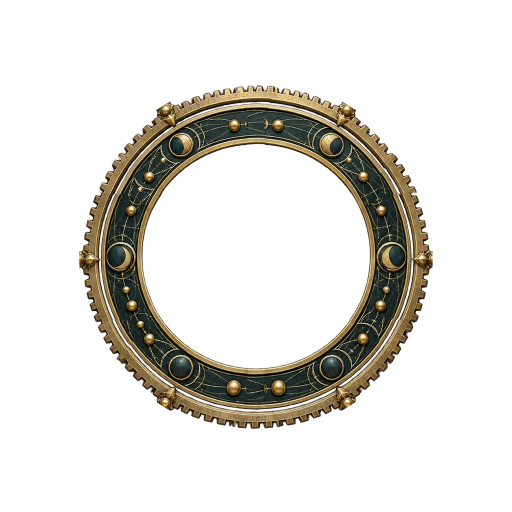
#> input picture client/src/assets/ui/wayfinder/arcane/wayfinder-arcane-inner.webp, 1024 x 1024 px, found by its file name (shown at 1/2 size)
$ python measure-ring-center.py client/src/assets/ui/wayfinder/arcane/wayfinder-arcane-inner.webp
#> lines starting #> are read from the running program, lines starting #| are printed output that depends on the picture
"""Measure how far a Wayfinder layer's art sits from its canvas centre.

The browser rotates each layer about the canvas centre, so any offset shows up
as a wobble. Two independent estimates, which should agree:

  rim fit     sub-pixel 50%-alpha crossings of the hole's rim along 1440 rays,
              least-squares circle fit with outlier (ornament) rejection.
  rotation    centre p minimising |layer - rotate(layer, deg, about p)| inside a
              radial band, i.e. exactly what the animation does.

Offsets are in pixels at the file's own resolution (+x right, +y down).

    python scripts/measure-ring-center.py client/src/assets/ui/wayfinder/arcane/wayfinder-arcane-inner.webp
"""

from __future__ import annotations

import argparse
import math

import numpy as np
from PIL import Image


def bilinear(img: np.ndarray, x: float, y: float) -> float:
    x0, y0 = int(x), int(y)
    fx, fy = x - x0, y - y0
    return (
        img[y0, x0] * (1 - fx) * (1 - fy)
        + img[y0, x0 + 1] * fx * (1 - fy)
        + img[y0 + 1, x0] * (1 - fx) * fy
        + img[y0 + 1, x0 + 1] * fx * fy
    )


def fit_circle(points: np.ndarray) -> tuple[float, float, float, np.ndarray]:
    x, y = points[:, 0], points[:, 1]
    solution = np.linalg.lstsq(np.c_[x, y, np.ones_like(x)], x * x + y * y, rcond=None)[0]
    cx, cy = solution[0] / 2, solution[1] / 2
    r = math.sqrt(solution[2] + cx * cx + cy * cy)
    return cx, cy, r, np.hypot(x - cx, y - cy) - r


def rim_fit(alpha: np.ndarray, r_from: float, r_to: float) -> tuple[float, float, float, float]:
    c = alpha.shape[0] / 2
    points = []
    for k in range(1440):
        theta = 2 * math.pi * k / 1440
        dx, dy = math.cos(theta), math.sin(theta)
        prev = None
        for r in np.arange(r_from, r_to, 0.25):
            a = bilinear(alpha, c + dx * r, c + dy * r)
            if prev is not None and prev < 0.5 <= a:
                rr = r - 0.25 * (a - 0.5) / (a - prev)
                points.append((c + dx * rr, c + dy * rr))
                break
            prev = a
    points_arr = np.array(points)
    cx, cy, r, residual = fit_circle(points_arr)
    for _ in range(3):
        points_arr = points_arr[np.abs(residual) < 2 * np.median(np.abs(residual)) + 0.5]
        cx, cy, r, residual = fit_circle(points_arr)
    return cx, cy, r, float(np.sqrt((residual ** 2).mean()))


def rotation_centre(image: Image.Image, degrees: float, band: tuple[float, float]) -> tuple[float, float, float, float]:
    size = image.width
    c = size / 2
    pixels = np.asarray(image, dtype=np.float64)
    yy, xx = np.mgrid[0:size, 0:size]
    radius = np.hypot(xx - c, yy - c)
    mask = (radius > band[0]) & (radius < band[1])

    def cost(px: float, py: float) -> float:
        rotated = image.rotate(degrees, resample=Image.BICUBIC, center=(px, py))
        return float(np.abs(np.asarray(rotated, dtype=np.float64) - pixels)[mask].mean())

    best = (cost(c, c), c, c)
    at_centre = best[0]
    step = 4.0
    while step >= 0.125:
        improved = True
        while improved:
            improved = False
            for dx, dy in ((step, 0), (-step, 0), (0, step), (0, -step)):
                value = cost(best[1] + dx, best[2] + dy)
                if value < best[0]:
                    best = (value, best[1] + dx, best[2] + dy)
                    improved = True
        step /= 2
    return best[1], best[2], best[0], at_centre


def main() -> None:
    parser = argparse.ArgumentParser()
    parser.add_argument("layer")
    parser.add_argument("--rim", nargs=2, type=float, default=(0.15, 0.37), metavar=("FROM", "TO"),
                        help="radius range to search for the hole rim, as fractions of width")
    parser.add_argument("--band", nargs=2, type=float, default=(0.21, 0.32), metavar=("FROM", "TO"),
                        help="radius band compared by the rotation test, as fractions of width")
    parser.add_argument("--angles", nargs="+", type=float, default=(60, 120, 180),
                        help="rotation test angles; use the ring's symmetry (180 always works)")
    args = parser.parse_args()

    image = Image.open(args.layer).convert("RGBA")
#> image is the input picture: PIL image 1024x1024 RGBA; mean R, G, B, A 19.3, 17.3, 12.2, 48.7
    size = image.width
#> size = 1024
    c = size / 2
#> c = 512
    alpha = np.asarray(image, dtype=np.float64)[..., 3] / 255
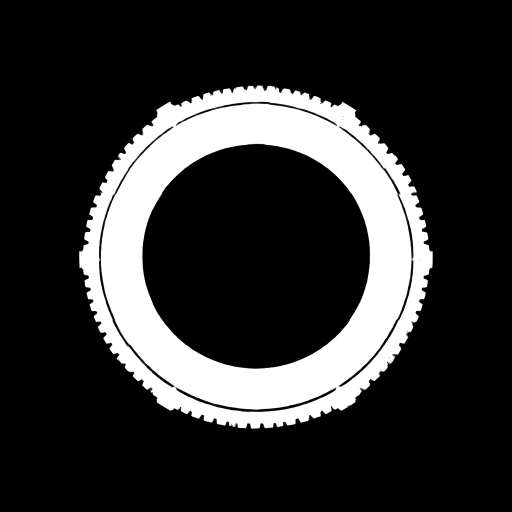
#> alpha: shape (1024, 1024) float64 (shown at 1/2 size); min 0, max 1, mean 0.191

    cx, cy, r, rms = rim_fit(alpha, args.rim[0] * size, args.rim[1] * size)
#> the loop in rim_fit, `for k in range(1440):` made 1440 passes
    print(f"rim fit     offset ({cx - c:+.2f}, {cy - c:+.2f}) px   r={r:.1f}  rms={rms:.2f}px")
#| rim fit     offset (-0.03, +0.01) px   r=226.2  rms=1.28px
    band = (args.band[0] * size, args.band[1] * size)
    for degrees in args.angles:
        px, py, best, at_centre = rotation_centre(image, degrees, band)
        print(f"rotate {degrees:>3g}  offset ({px - c:+.2f}, {py - c:+.2f}) px   mismatch {best:.1f} (vs {at_centre:.1f} at canvas centre)")
#> this loop made 3 passes
#| rotate  60  offset (+0.50, -1.00) px   mismatch 37.9 (vs 38.3 at canvas centre)
#| rotate 120  offset (+0.50, +0.50) px   mismatch 39.7 (vs 40.0 at canvas centre)
#| rotate 180  offset (+0.50, +0.50) px   mismatch 30.7 (vs 32.1 at canvas centre)
#> pass 1, in cost, `rotated = image.rotate(degrees, resample=Image.BICUBIC, center=(px, py))`:
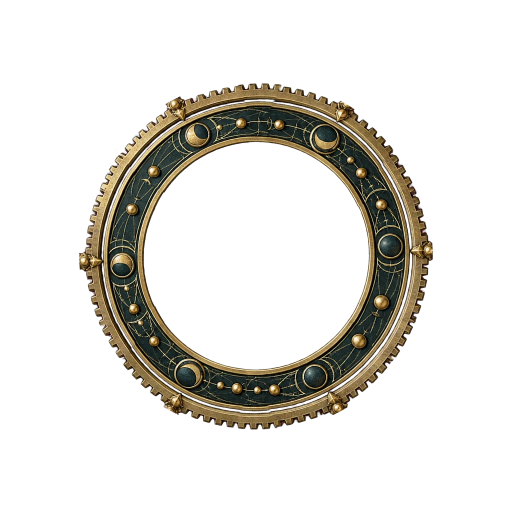
#> rotated: PIL image 1024x1024 RGBA (shown at 1/2 size); mean R, G, B, A 18.4, 16.5, 11.4, 48.7; transparent parts drawn white
#> pass 1, in cost (call 2), `rotated = image.rotate(degrees, resample=Image.BICUBIC, center=(px, py))`:
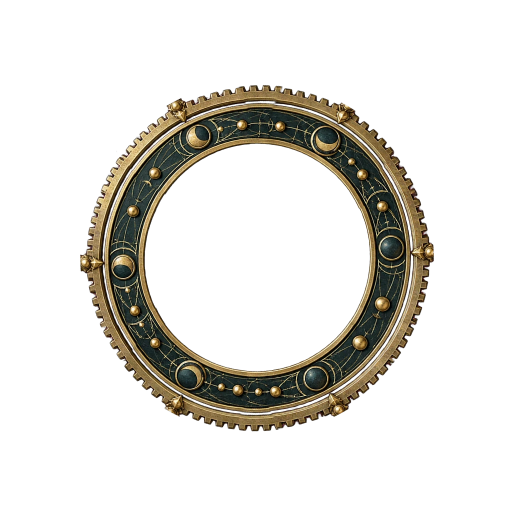
#> rotated: PIL image 1024x1024 RGBA (shown at 1/2 size); mean R, G, B, A 18.4, 16.5, 11.4, 48.7; transparent parts drawn white
#> pass 1, in cost (call 3), `rotated = image.rotate(degrees, resample=Image.BICUBIC, center=(px, py))`:
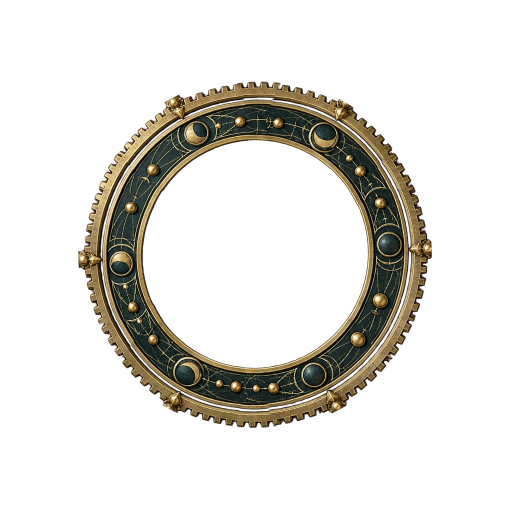
#> rotated: PIL image 1024x1024 RGBA (shown at 1/2 size); mean R, G, B, A 18.4, 16.5, 11.4, 48.7; transparent parts drawn white


if __name__ == "__main__":
    main()
